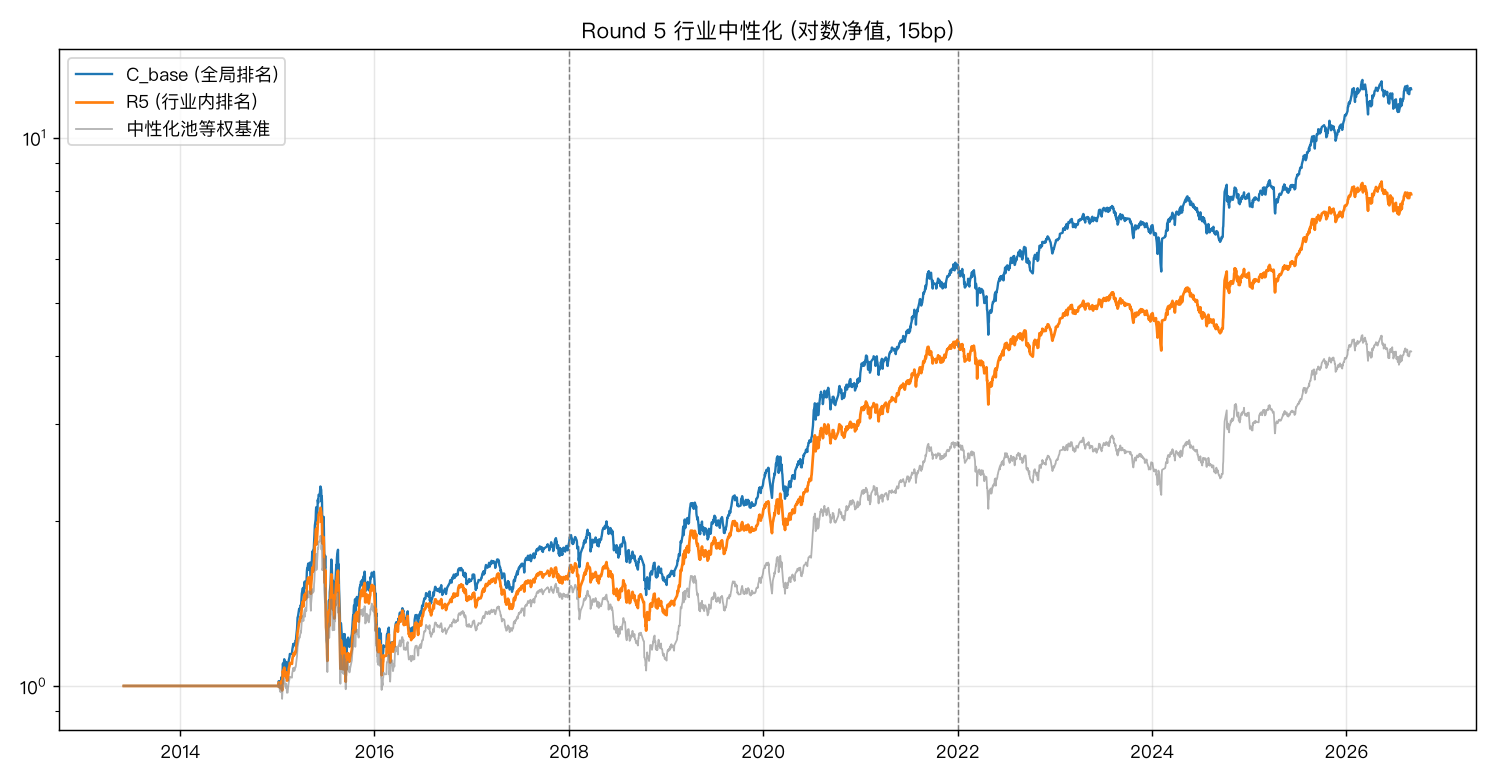

Source code (Python):
#!/usr/bin/env -S uv run --no-sync
# -*- coding: utf-8 -*-
"""Round 5 行业中性化 —— 严格按 docs/factor_round5_industry_neutral_plan.md v1.0 实施。

C_base（全局排名） vs R5（行业内排名），同一中性化池/基准/成本，仅"排名基准"不同。
判定看 R5 的 N1~N4。
用法: uv run python research/factor_round5.py
"""

from __future__ import annotations

import sys
from pathlib import Path

import matplotlib

matplotlib.use("Agg")
import matplotlib.pyplot as plt
import numpy as np
import pandas as pd

plt.rcParams["font.sans-serif"] = ["PingFang SC", "Heiti TC", "Arial Unicode MS"]
plt.rcParams["axes.unicode_minus"] = False

sys.path.insert(0, str(Path(__file__).resolve().parent.parent))
from research.dividend_factor import load_all, month_last_days, metrics
from research.reversal_factor import ERAS, build_pool, ew_nav

ROOT = Path(__file__).resolve().parent.parent
OUT = ROOT / "output"
R2 = ROOT / "data" / "round2"
COST = 15e-4
COST_SWEEP = [25e-4, 35e-4]
MIN_N = 50
MIN_IND = 5  # 行业内至少 5 只有效才保留该行业


def _pct(vals: pd.Series) -> pd.Series:
    return vals.rank(pct=True)


def main() -> None:
    print("== Round 5 行业中性化 (预注册 v1.0): C_base(全局) vs R5(行业内) ==")
    close, *_ = load_all()
    ret_qfq = close.pct_change()
    pool = build_pool(close, *load_all()[3:5])

    ind = pd.read_parquet(R2 / "industry.parquet").set_index("code")["industry"]

    amt = pd.read_parquet(R2 / "daily_ext.parquet")
    amt["date"] = pd.to_datetime(amt["date"])
    amount = amt.pivot(index="date", columns="code", values="amount").sort_index()
    amount = amount.reindex(index=close.index, columns=close.columns).ffill()

    amihud = (
        ((close.pct_change().abs() / amount) * 1e6).rolling(21, min_periods=15).mean()
    )
    mom = close.shift(21) / close.shift(250) - 1.0

    idx = close.index
    sig_days = [t for t in month_last_days(idx) if idx.get_loc(t) + 1 < len(idx)]
    arms = {"C_base": {}, "R5": {}}
    bench_sets: dict = {}
    coverage = []

    for k, T in enumerate(sig_days):
        e = pool.loc[T]
        exec_day = idx[idx.get_loc(T) + 1]
        a = amihud.loc[T][e].dropna()
        m = mom.loc[T][e].dropna()
        common = a.index.intersection(m.index)
        # 行业过滤: 行业 ≥ MIN_IND 只有效
        ind_series = ind.reindex(common)
        ind_cnt = ind_series.value_counts()
        keep_ind = ind_cnt[ind_cnt >= MIN_IND].index
        codes = common[ind_series.isin(keep_ind)]
        if len(codes) < MIN_N:
            continue
        if k + 1 < len(sig_days):
            bench_sets[exec_day] = set(codes)
        coverage.append(len(codes))
        ind_codes = ind_series[codes]

        # C_base: 全局百分位
        sc_base = (_pct(a.reindex(codes)) + _pct(m.reindex(codes))) / 2
        q = pd.qcut(sc_base.rank(method="first"), 5, labels=False)
        arms["C_base"][exec_day] = set(codes[q == 4])

        # R5: 行业内百分位
        pa = a.reindex(codes).groupby(ind_codes).rank(pct=True)
        pm = m.reindex(codes).groupby(ind_codes).rank(pct=True)
        sc_r5 = (pa + pm) / 2
        q5 = pd.qcut(sc_r5.rank(method="first"), 5, labels=False)
        arms["R5"][exec_day] = set(codes[q5 == 4])

    nav_bench, _ = ew_nav(ret_qfq, bench_sets, COST)
    ann_bench = metrics(nav_bench)["年化"]
    print(
        f"调仓期数 {len(bench_sets)}, 中性化池月均 {np.mean(coverage):.0f} 只, "
        f"基准年化 {ann_bench:+.1%}"
    )

    rows, navs = {}, {}
    for k in ["C_base", "R5"]:
        long_nav, turn = ew_nav(ret_qfq, arms[k], COST)
        navs[k] = long_nav
        long25, _ = ew_nav(ret_qfq, arms[k], COST_SWEEP[0])
        long35, _ = ew_nav(ret_qfq, arms[k], COST_SWEEP[1])
        era_exc = {}
        for era, (s, e_) in ERAS.items():
            a, b = long_nav[s:e_], nav_bench[s:e_]
            era_exc[era] = (
                metrics(a / a.dropna().iloc[0])["年化"]
                - metrics(b / b.dropna().iloc[0])["年化"]
            )
        rows[k] = {
            "臂": k,
            "超额15bp": round(metrics(long_nav)["年化"] - ann_bench, 4),
            "超额25bp": round(metrics(long25)["年化"] - ann_bench, 4),
            "超额35bp": round(metrics(long35)["年化"] - ann_bench, 4),
            "年换手": round(turn, 1),
            "夏普": round(metrics(long_nav)["夏普"], 2),
            "最大回撤": round(metrics(long_nav)["最大回撤"], 3),
            **{f"超额{era}": round(v, 4) for era, v in era_exc.items()},
        }
        print(
            f"\n■ {k}: 超额15bp {rows[k]['超额15bp']:+.1%} | 35bp {rows[k]['超额35bp']:+.1%} "
            f"| 换手 {turn:.1f} | 夏普 {rows[k]['夏普']:.2f} | 回撤 {rows[k]['最大回撤']:.1%}"
        )
        print(
            "   分段超额: " + "  ".join(f"{era}:{v:+.1%}" for era, v in era_exc.items())
        )

    Cb, R = rows["C_base"], rows["R5"]
    ind_beta = Cb["超额15bp"] - R["超额15bp"]
    n1 = R["超额15bp"] >= 0.04
    n2 = R["超额35bp"] > 0
    n3 = sum(R[f"超额{era}"] > 0 for era in ERAS) >= 2
    n4 = ind_beta < 0.04
    n_pass = sum([n1, n2, n3, n4])
    verdict = {4: "通过", 3: "部分通过"}.get(n_pass, "未通过")
    print("\n== 判定 (R5 vs C_base) ==")
    print(
        f"  N1 超额≥+4pp: C_base {Cb['超额15bp']:+.1%} → R5 {R['超额15bp']:+.1%} → {n1}"
    )
    print(f"  N2 35bp 超额>0: {R['超额35bp']:+.1%} → {n2}")
    print(f"  N3 三段≥2 正: {sum(R[f'超额{era}'] > 0 for era in ERAS)}/3 → {n3}")
    print(f"  N4 行业beta贡献<4pp: {ind_beta:+.1%} → {n4}")
    print(f"  → R5 判定: {verdict}({n_pass}/4)")
    if n4 and not n1:
        print(
            "  结论: 行业内 alpha 弱 → Amihud 流动性溢价主要是'跨行业'的，"
            "中性化后的诚实 alpha 很弱"
        )
    elif n1 and n4:
        print("  结论: 行业内 alpha 真实存在 → 中性化是免费去风险升级，采纳 R5")

    pd.DataFrame(rows).T.to_csv(OUT / "factor_round5_summary.csv")
    fig, ax = plt.subplots(figsize=(11.5, 6))
    ax.plot(navs["C_base"], lw=1.3, label="C_base (全局排名)")
    ax.plot(navs["R5"], lw=1.5, label="R5 (行业内排名)")
    ax.plot(nav_bench, lw=1, alpha=0.6, color="gray", label="中性化池等权基准")
    for y in ("2018-01-01", "2022-01-01"):
        ax.axvline(pd.Timestamp(y), color="gray", ls="--", lw=0.8)
    ax.set_yscale("log")
    ax.legend()
    ax.grid(alpha=0.3)
    ax.set_title("Round 5 行业中性化 (对数净值, 15bp)")
    fig.tight_layout()
    fig.savefig(OUT / "factor_round5.png", dpi=130)
    print("\nCSV: output/factor_round5_summary.csv | 图: output/factor_round5.png")


if __name__ == "__main__":
    main()
